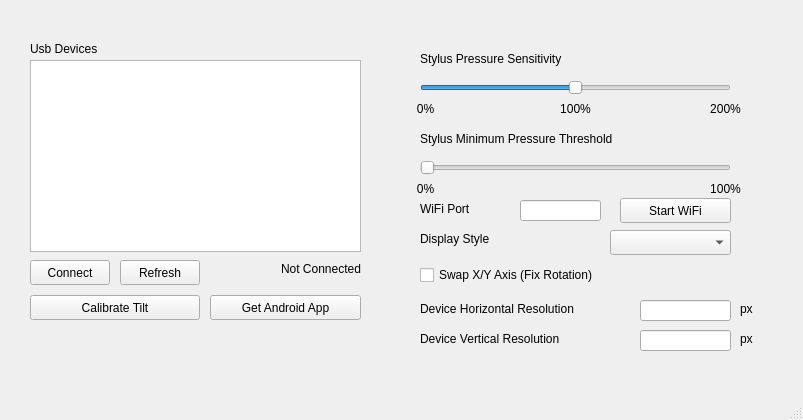
<?xml version="1.0" encoding="UTF-8"?>
<ui version="4.0">
 <class>MainWindow</class>
 <widget class="QMainWindow" name="MainWindow">
  <property name="geometry">
   <rect>
    <x>0</x>
    <y>0</y>
    <width>803</width>
    <height>420</height>
   </rect>
  </property>
  <property name="minimumSize">
   <size>
    <width>803</width>
    <height>420</height>
   </size>
  </property>
  <property name="maximumSize">
   <size>
    <width>803</width>
    <height>420</height>
   </size>
  </property>
  <property name="windowTitle">
   <string>InkBridge</string>
  </property>
  <property name="windowIcon">
   <iconset resource="icon.qrc">
    <normaloff>:/images/virtual-pen.svg</normaloff>:/images/virtual-pen.svg</iconset>
  </property>
  <widget class="QWidget" name="centralwidget">
   <widget class="QListWidget" name="usbDevicesListWidget">
    <property name="geometry">
     <rect>
      <x>30</x>
      <y>60</y>
      <width>331</width>
      <height>192</height>
     </rect>
    </property>
   </widget>
   <widget class="QPushButton" name="connectUsbButton">
    <property name="geometry">
     <rect>
      <x>30</x>
      <y>260</y>
      <width>80</width>
      <height>25</height>
     </rect>
    </property>
    <property name="text">
     <string>Connect</string>
    </property>
   </widget>
   <widget class="QLabel" name="usbDevicesLabel">
    <property name="geometry">
     <rect>
      <x>30</x>
      <y>40</y>
      <width>251</width>
      <height>17</height>
     </rect>
    </property>
    <property name="text">
     <string>Usb Devices</string>
    </property>
   </widget>
   <widget class="QSlider" name="pressureSensitivitySlider">
    <property name="geometry">
     <rect>
      <x>420</x>
      <y>80</y>
      <width>311</width>
      <height>16</height>
     </rect>
    </property>
    <property name="maximum">
     <number>100</number>
    </property>
    <property name="value">
     <number>50</number>
    </property>
    <property name="orientation">
     <enum>Qt::Orientation::Horizontal</enum>
    </property>
   </widget>
   <widget class="QLabel" name="stylusPressureSentitivityLabel">
    <property name="geometry">
     <rect>
      <x>420</x>
      <y>50</y>
      <width>311</width>
      <height>17</height>
     </rect>
    </property>
    <property name="text">
     <string>Stylus Pressure Sensitivity</string>
    </property>
   </widget>
   <widget class="QLabel" name="stylusMinimumPressureLabel">
    <property name="geometry">
     <rect>
      <x>420</x>
      <y>130</y>
      <width>311</width>
      <height>17</height>
     </rect>
    </property>
    <property name="text">
     <string>Stylus Minimum Pressure Threshold</string>
    </property>
   </widget>
   <widget class="QSlider" name="minimumPressureSlider">
    <property name="geometry">
     <rect>
      <x>420</x>
      <y>160</y>
      <width>311</width>
      <height>16</height>
     </rect>
    </property>
    <property name="maximum">
     <number>100</number>
    </property>
    <property name="orientation">
     <enum>Qt::Orientation::Horizontal</enum>
    </property>
   </widget>
   <widget class="QLabel" name="connectionStatusLabel">
    <property name="geometry">
     <rect>
      <x>260</x>
      <y>260</y>
      <width>101</width>
      <height>17</height>
     </rect>
    </property>
    <property name="layoutDirection">
     <enum>Qt::LayoutDirection::LeftToRight</enum>
    </property>
    <property name="text">
     <string>Not Connected</string>
    </property>
    <property name="alignment">
     <set>Qt::AlignmentFlag::AlignRight|Qt::AlignmentFlag::AlignTrailing|Qt::AlignmentFlag::AlignVCenter</set>
    </property>
   </widget>
   <widget class="QLineEdit" name="deviceXSize">
    <property name="geometry">
     <rect>
      <x>640</x>
      <y>300</y>
      <width>91</width>
      <height>21</height>
     </rect>
    </property>
   </widget>
   <widget class="QLabel" name="deviceHResolutionLabel">
    <property name="geometry">
     <rect>
      <x>420</x>
      <y>300</y>
      <width>211</width>
      <height>17</height>
     </rect>
    </property>
    <property name="text">
     <string>Device Horizontal Resolution</string>
    </property>
   </widget>
   <widget class="QLineEdit" name="deviceYSize">
    <property name="geometry">
     <rect>
      <x>640</x>
      <y>330</y>
      <width>91</width>
      <height>21</height>
     </rect>
    </property>
    <property name="text">
     <string/>
    </property>
   </widget>
   <widget class="QLabel" name="deviceVResolutionLabel">
    <property name="geometry">
     <rect>
      <x>420</x>
      <y>330</y>
      <width>211</width>
      <height>17</height>
     </rect>
    </property>
    <property name="text">
     <string>Device Vertical Resolution</string>
    </property>
   </widget>
   <widget class="QComboBox" name="displayStyleComboBox">
    <property name="geometry">
     <rect>
      <x>610</x>
      <y>230</y>
      <width>121</width>
      <height>25</height>
     </rect>
    </property>
   </widget>
   <widget class="QLabel" name="displayStyleLabel">
    <property name="geometry">
     <rect>
      <x>420</x>
      <y>230</y>
      <width>181</width>
      <height>17</height>
     </rect>
    </property>
    <property name="text">
     <string>Display Style</string>
    </property>
   </widget>
   <widget class="QPushButton" name="refreshUsbDevices">
    <property name="geometry">
     <rect>
      <x>120</x>
      <y>260</y>
      <width>80</width>
      <height>25</height>
     </rect>
    </property>
    <property name="text">
     <string>Refresh</string>
    </property>
   </widget>
   <widget class="QPushButton" name="calibrationButton">
    <property name="geometry">
      <rect>
      <x>30</x>
      <y>295</y>
      <width>170</width>
      <height>25</height>
      </rect>
    </property>
    <property name="text">
     <string>Calibrate Tilt</string>
    </property>
   </widget>
   <widget class="QLabel" name="pressureSensitivityDefaultLabel">
    <property name="geometry">
     <rect>
      <x>550</x>
      <y>100</y>
      <width>51</width>
      <height>17</height>
     </rect>
    </property>
    <property name="text">
     <string>100%</string>
    </property>
    <property name="alignment">
     <set>Qt::AlignmentFlag::AlignCenter</set>
    </property>
   </widget>
   <widget class="QLabel" name="pressureSensitivityMaxLabel">
    <property name="geometry">
     <rect>
      <x>700</x>
      <y>100</y>
      <width>51</width>
      <height>17</height>
     </rect>
    </property>
    <property name="text">
     <string>200%</string>
    </property>
    <property name="alignment">
     <set>Qt::AlignmentFlag::AlignCenter</set>
    </property>
   </widget>
   <widget class="QLabel" name="pressureSensitivityZeroLabel">
    <property name="geometry">
     <rect>
      <x>400</x>
      <y>100</y>
      <width>51</width>
      <height>17</height>
     </rect>
    </property>
    <property name="text">
     <string>0%</string>
    </property>
    <property name="alignment">
     <set>Qt::AlignmentFlag::AlignCenter</set>
    </property>
   </widget>
   <widget class="QLabel" name="HResolutionPxLabel">
    <property name="geometry">
     <rect>
      <x>740</x>
      <y>300</y>
      <width>51</width>
      <height>17</height>
     </rect>
    </property>
    <property name="text">
     <string>px</string>
    </property>
    <property name="alignment">
     <set>Qt::AlignmentFlag::AlignLeading|Qt::AlignmentFlag::AlignLeft|Qt::AlignmentFlag::AlignVCenter</set>
    </property>
   </widget>
   <widget class="QLabel" name="VResolutionPxLabel">
    <property name="geometry">
     <rect>
      <x>740</x>
      <y>330</y>
      <width>51</width>
      <height>17</height>
     </rect>
    </property>
    <property name="text">
     <string>px</string>
    </property>
    <property name="alignment">
     <set>Qt::AlignmentFlag::AlignLeading|Qt::AlignmentFlag::AlignLeft|Qt::AlignmentFlag::AlignVCenter</set>
    </property>
   </widget>
   <widget class="QLabel" name="minimumPressureZeroLabel">
    <property name="geometry">
     <rect>
      <x>400</x>
      <y>180</y>
      <width>51</width>
      <height>17</height>
     </rect>
    </property>
    <property name="text">
     <string>0%</string>
    </property>
    <property name="alignment">
     <set>Qt::AlignmentFlag::AlignCenter</set>
    </property>
   </widget>
   <widget class="QLabel" name="minimumPressureMaxLabel">
    <property name="geometry">
     <rect>
      <x>700</x>
      <y>180</y>
      <width>51</width>
      <height>17</height>
     </rect>
    </property>
    <property name="text">
     <string>100%</string>
    </property>
    <property name="alignment">
     <set>Qt::AlignmentFlag::AlignCenter</set>
    </property>
   </widget>
   <widget class="QLabel" name="wifiPortLabel">
    <property name="geometry">
     <rect>
      <x>420</x>
      <y>200</y>
      <width>91</width>
      <height>17</height>
     </rect>
    </property>
    <property name="text">
     <string>WiFi Port</string>
    </property>
   </widget>
   <widget class="QLineEdit" name="wifiPortInput">
    <property name="geometry">
     <rect>
      <x>520</x>
      <y>200</y>
      <width>81</width>
      <height>21</height>
     </rect>
    </property>
   </widget>
   <widget class="QPushButton" name="startWifiButton">
    <property name="geometry">
     <rect>
      <x>620</x>
      <y>198</y>
      <width>111</width>
      <height>25</height>
     </rect>
    </property>
    <property name="text">
     <string>Start WiFi</string>
    </property>
   </widget>
   <widget class="QPushButton" name="getAndroidAppButton">
    <property name="geometry">
     <rect>
      <x>210</x>
      <y>295</y>
      <width>151</width>
      <height>25</height>
     </rect>
    </property>
    <property name="text">
     <string>Get Android App</string>
    </property>
   </widget>
   <widget class="QCheckBox" name="cbSwapAxis">
    <property name="geometry">
     <rect>
      <x>420</x>
      <y>265</y>
      <width>311</width>
      <height>20</height>
     </rect>
    </property>
    <property name="text">
     <string>Swap X/Y Axis (Fix Rotation)</string>
    </property>
   </widget>
  </widget>
  <widget class="QStatusBar" name="statusbar"/>
 </widget>
 <resources>
  <include location="icon.qrc"/>
 </resources>
 <connections/>
</ui>
